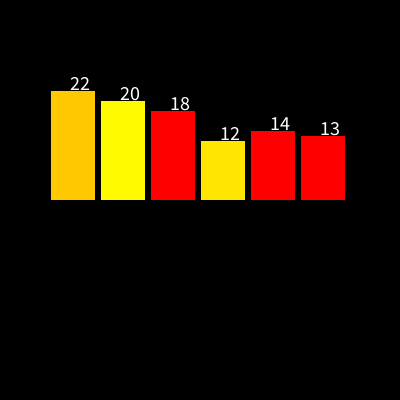
Frame 1 (no input)
Frame 60 (the mouse pressed at the canvas centre just before this capture): identical to frame 1, image omitted
Frame 120 (the mouse held since frame 60 and released just before this capture): identical to frame 1, image omitted

The Processing sketch that drew this single still picture (run headless with seeded random() and noise(); from frame 60 on, the mouse is pressed at the canvas centre):

// Processing sketch: Terning_f_rdig
// ── Terning_f_rdig.pde
//terning
int antal_1 = 0;
int antal_2 = 0;
int antal_3 = 0;
int antal_4 = 0;
int antal_5 = 0;
int antal_6 = 0;
int terningslag = 0;

void setup() {
size(400, 400);

for (int x = 1; x < 100; x++) {
  terningslag = (int)random(1, 7);
  
  if (terningslag == 1){
    antal_1 = antal_1 + 1;
  }
   if (terningslag == 2){
    antal_2 = antal_2 + 1;
   }
     if (terningslag == 3){
    antal_3 = antal_3 + 1;
     }
    if (terningslag == 4){
    antal_4 = antal_4 + 1;
    }
    if (terningslag == 5){
    antal_5 = antal_5 + 1;
    }
    if (terningslag == 6){
    antal_6 = antal_6 + 1;
    }
    }

println("noice 1" + antal_1);
println("noice 2" + antal_2);
println("noice 3" + antal_3);
println("noice 4" + antal_4);
println("noice 5" + antal_5);
println("noice 6" + antal_6);
    }

void draw(){
  background(0);
  fill(255,200,0);
  rect(50,200,45,-antal_1*5);
  fill(255,250,0);
  rect(100,200,45,-antal_2*5);
  fill(255,0,0);
  rect(150,200,45,-antal_3*5);
  fill(255,230,0);
  rect(200,200,45,-antal_4*5);
  fill(255,0,0);
  rect(250,200,45,-antal_5*5);
  fill(255,0,0);
  rect(300,200,45,-antal_6*5);
  
  textSize(20);
  
  fill(255,255,255);
  text(antal_1,70,200 - antal_1*5);
  text(antal_2,120,200 - antal_2*5);
  text(antal_3,170,200 - antal_3*5);
  text(antal_4,220,200 - antal_4*5);
  text(antal_5,270,200 - antal_5*5);
  text(antal_6,320,200 - antal_6*5);
  
}
